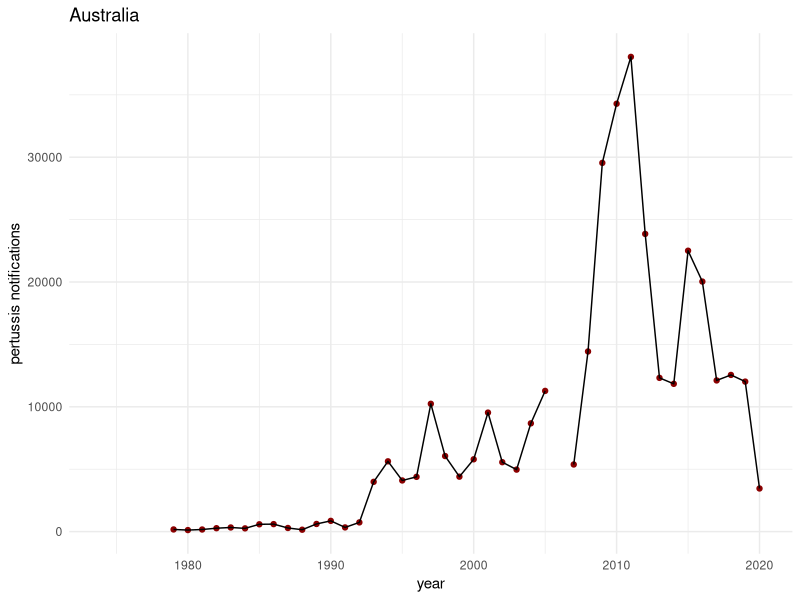
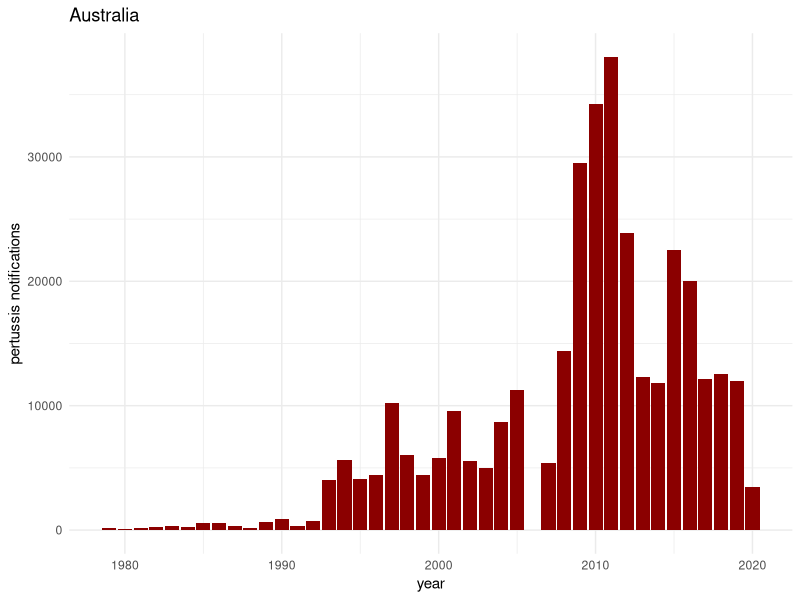
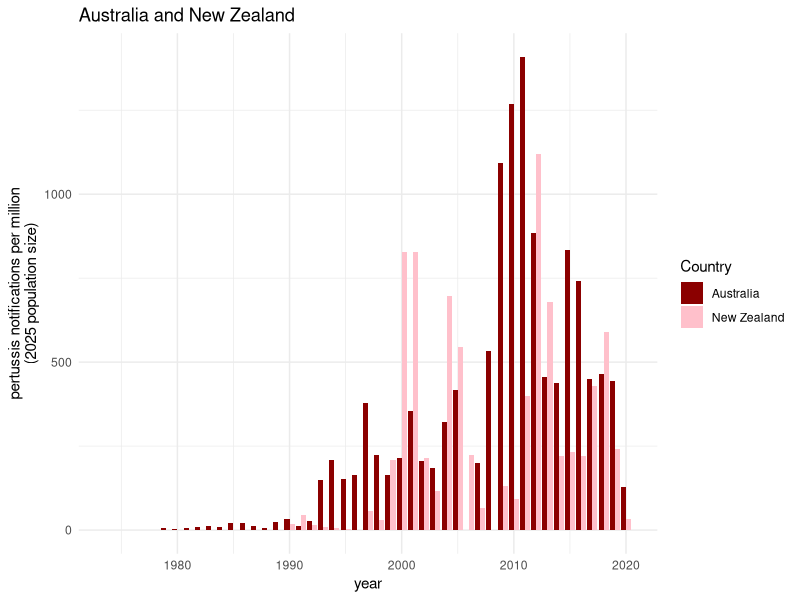
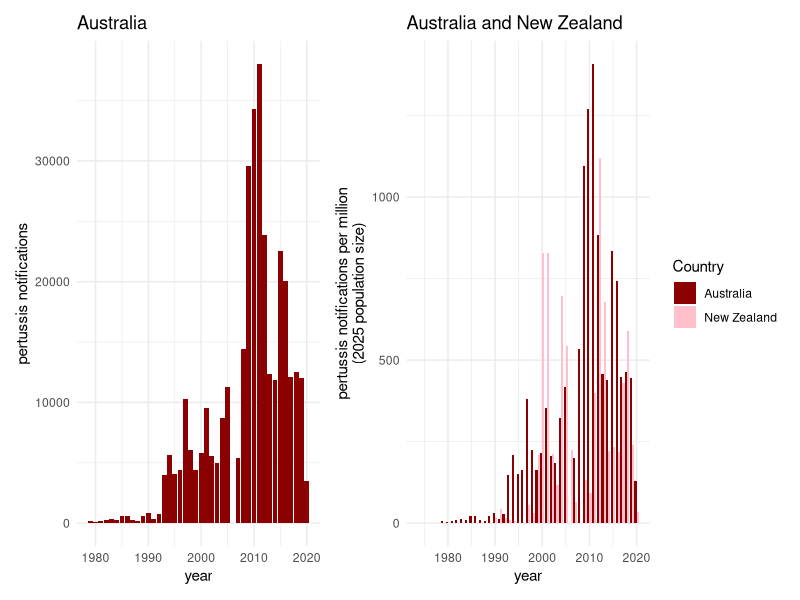
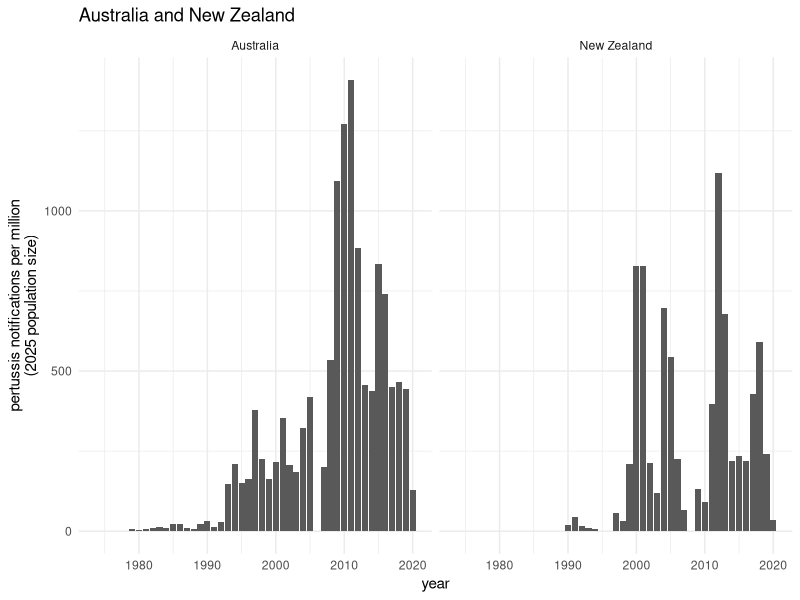

Source code (R) for these figures, in order:
# ACEFA short course: Practical 2
# Authors: Alexandra Hogan, Oliver Eales, Freya Shearer

# Plotting in R

###################################################################
# In this part of the tutorial, we will prepare some basic plots
# using a package in the tidyverse called "ggplot2"
library(ggplot2)
vignette("ggplot2", package = "ggplot2")

###################################################################
# Let's start again with the pertussis data
library(tidyverse)
pertussis <- read_csv("data/pertussis_formatted.csv")

# Remind ourselves of what the data look like
head(pertussis)

###################################################################
# Create a time-series plot of pertussis data in Australia

pertussis_AUS <- filter(pertussis, Country == "Australia")

p1 <- ggplot(data = pertussis_AUS, aes(x = year, y = value)) +
  geom_point(col = "darkred") +
  geom_line() +
  theme_minimal() +
  labs(x = "year", y = "pertussis notifications", title = "Australia")

p1

# Could instead show as a barchart
p2 <- ggplot(data = pertussis_AUS, aes(x = year, y = value)) +
  geom_col(fill = "darkred") +
  theme_minimal() +
  labs(x = "year", y = "pertussis notifications", title = "Australia")

p2

###################################################################
# What if we want to show more than a single country?
aus_pop <- 27*1e6
nz_pop <- 5*1e6

pertussis_2 <- filter(pertussis, Country %in% c("Australia", "New Zealand")) %>%
  mutate(value = if_else(Country == "Australia", value/aus_pop*1000000, value/nz_pop*1000000))

p3 <- ggplot(data = pertussis_2, aes(x = year, y = value, fill = Country)) +
  geom_col(position= "dodge") +
  theme_minimal() +
  labs(x = "year", y = "pertussis notifications per million\n(2025 population size)", title = "Australia and New Zealand") +
  theme_minimal() +
  scale_fill_manual(values = c("darkred", "pink"))

p3

###################################################################
# Combine plots into a single figure
#install.packages("patchwork")
library(patchwork)
p2+p3

###################################################################
# Another way to combine plots is using grids or facets
p4 <- ggplot(data = pertussis_2, aes(x = year, y = value)) +
  geom_col(position= "dodge") +
  facet_grid(~Country) +
  theme_minimal() +
  labs(x = "year", y = "pertussis notifications per million\n(2025 population size)", title = "Australia and New Zealand") +
  theme_minimal() +
  scale_fill_manual(values = c("darkred", "pink"))

p4

